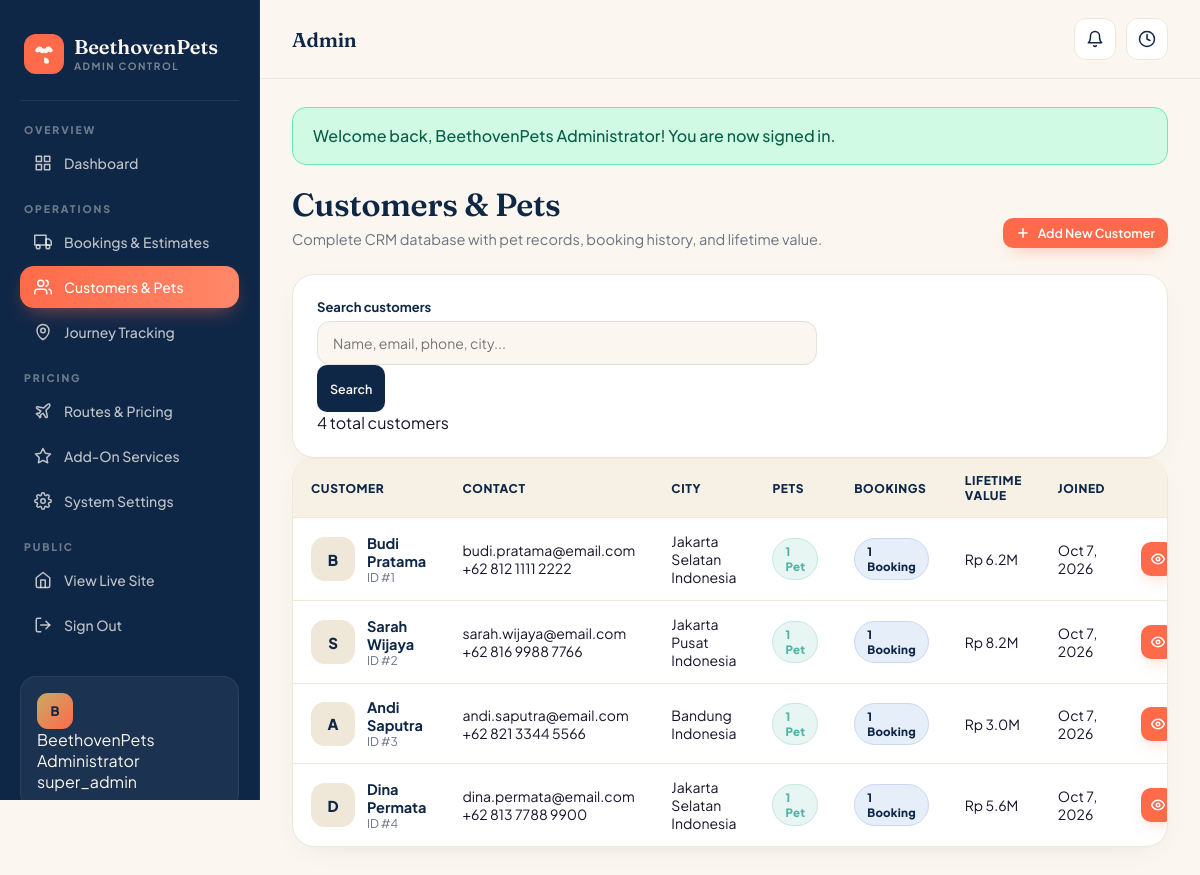
The page /admin/customers.php (signed in) on the database its author committed.
### tables this page shows
CREATE TABLE `customers` (
  `id` int(11) NOT NULL AUTO_INCREMENT,
  `full_name` varchar(150) NOT NULL,
  `email` varchar(150) NOT NULL,
  `phone` varchar(30) NOT NULL,
  `address` text DEFAULT NULL,
  `city` varchar(80) DEFAULT NULL,
  `country` varchar(60) DEFAULT 'Indonesia',
  `notes` text DEFAULT NULL,
  `created_at` timestamp NOT NULL DEFAULT CURRENT_TIMESTAMP,
  `updated_at` timestamp NOT NULL DEFAULT CURRENT_TIMESTAMP ON UPDATE CURRENT_TIMESTAMP,
  PRIMARY KEY (`id`),
  KEY `email_idx` (`email`)
);

### includes/db.php (called while the page is built, shortened)
<?php
class Database {
    private static $instance = null;
    private $pdo;
    private function __construct() {
        try {
            $dsn = "mysql:host=" . DB_HOST . ";dbname=" . DB_NAME . ";charset=" . DB_CHARSET;
            $options = [
                PDO::ATTR_ERRMODE            => PDO::ERRMODE_EXCEPTION,
                PDO::ATTR_DEFAULT_FETCH_MODE => PDO::FETCH_ASSOC,
                PDO::ATTR_EMULATE_PREPARES   => false,
                PDO::ATTR_PERSISTENT         => true,
            ];
            $this->pdo = new PDO($dsn, DB_USER, DB_PASS, $options);
        } catch (PDOException $e) {
            die('<div style="padding:40px;font-family:sans-serif;max-width:700px;margin:40px auto;background:#FFF5F0;border:1px solid #FFD1C0;border-radius:16px;">
            <h2 style="color:#E55536;margin:0 0 16px 0;">🔧 Database Connection Required</h2>
            <p style="color:#4A4A4A;line-height:1.6;margin-bottom:16px;">
                Welcome to <strong>BeethovenPets</strong>! Before we can launch, please complete these 2 quick steps:
            </p>
            <ol style="color:#4A4A4A;line-height:1.8;padding-left:20px;margin-bottom:20px;">
                <li><strong>Import the SQL file:</strong> Upload <code style="background:#FFE4D9;padding:2px 6px;border-radius:6px;">database/beethovenpets_schema.sql</code> to your phpMyAdmin / MySQL manager (cPanel or aaPanel).</li>
                <li><strong>Update credentials:</strong> Open <code style="background:#FFE4D9;padding:2px 6px;border-radius:6px;">includes/config.php</code> and set your MySQL username, password, and database name (typically <code>cpusername_dbname</code> on cPanel).</li>
            </ol>
            <p style="color:#888;font-size:14px;">If you need help, check the included <code>DEPLOYMENT-README.md</code> file.</p>
            <details style="margin-top:20px;color:#888;font-size:12px;"><summary>Developer Debug Info</summary><pre style="white-space:pre-wrap;word-wrap:break-word;background:#1A1A2E;color:#E8E6E3;padding:16px;border-radius:10px;font-size:12px;">' . htmlspecialchars($e->getMessage()) . '</pre></details>
            </div>');
        }
    }
    public static function getInstance(): Database {
        if (self::$instance === null) self::$instance = new self();
        return self::$instance;
    }
    public function fetch(string $sql, array $params = []) {
        $stmt = $this->pdo->prepare($sql);
        $stmt->execute($params);
        return $stmt->fetch() ?: null;
    }
    public function fetchAll(string $sql, array $params = []) {
        $stmt = $this->pdo->prepare($sql);
        $stmt->execute($params);
        return $stmt->fetchAll();
    }
}
function pawDB(): Database {
    return Database::getInstance();
}

### admin/customers.php (the view, shortened to what this page needs)
<?php
require_once __DIR__ . '/includes/header.php';
$db = pawDB();
$search = trim($_GET['q'] ?? '');
$where = ''; $params = [];
$customers = $db->fetchAll("SELECT c.*,
  (SELECT COUNT(*) FROM pets p WHERE p.customer_id = c.id) AS pet_count,
  (SELECT COUNT(*) FROM bookings b WHERE b.customer_id = c.id) AS booking_count,
  (SELECT COALESCE(SUM(paid_amount_idr),0) FROM bookings b WHERE b.customer_id = c.id) AS total_spent
  FROM customers c $where ORDER BY c.created_at DESC LIMIT 500", $params);
?>
<div class="page-title-row">
  <div class="page-title">
    <h1>Customers & Pets</h1>
    <p>Complete CRM database with pet records, booking history, and lifetime value.</p>
  </div>
  <div class="page-actions">
    <button class="btn btn-primary btn-sm" onclick="document.getElementById('customerModal').classList.toggle('hidden')">
      <svg width="14" height="14" viewBox="0 0 24 24" fill="none" stroke="currentColor" stroke-width="2.8" stroke-linecap="round" stroke-linejoin="round"><line x1="12" y1="5" x2="12" y2="19"/><line x1="5" y1="12" x2="19" y2="12"/></svg>
      Add New Customer
    </button>
  </div>
</div>
<div class="card card-pad mb-6">
  <form method="GET" class="flex flex-wrap gap-3 items-end">
    <div class="field" style="margin:0;min-width:300px;flex:1;max-width:500px">
      <label>Search customers</label>
      <input class="input" name="q" value="<?=e($search)?>" placeholder="Name, email, phone, city...">
    </div>
    <button class="btn btn-navy btn-sm" style="height:47px">Search</button>
    <div class="ml-auto text-sm font-bold text-navy"><?=count($customers)?> total customers</div>
  </form>
</div>
<div class="card">
  <div class="table-wrap">
    <table>
      <thead>
        <tr>
          <th>Customer</th>
          <th>Contact</th>
          <th>City</th>
          <th>Pets</th>
          <th>Bookings</th>
          <th>Lifetime Value</th>
          <th>Joined</th>
          <th></th>
        </tr>
      </thead>
      <tbody>
        <?php if (count($customers) === 0): ?>
        <tr><td colspan="8">
          <div class="empty" style="border:0;border-radius:0;margin:30px;background:transparent">
            <div class="empty-icon">
              <svg width="26" height="26" viewBox="0 0 24 24" fill="none" stroke="currentColor" stroke-width="2" stroke-linecap="round" stroke-linejoin="round"><path d="M17 21v-2a4 4 0 0 0-4-4H5a4 4 0 0 0-4 4v2"/><circle cx="9" cy="7" r="4"/></svg>
            </div>
            <p class="font-bold text-navy mb-1">No customers found.</p>
            <p class="text-muted text-sm">Try removing filters or add a new customer.</p>
          </div>
        </td></tr>
        <?php else: foreach($customers as $c): ?>
        <tr>
          <td>
            <div class="user-cell" style="min-width:0">
              <div class="avatar avatar-lg"><?=strtoupper(substr($c['full_name'],0,1))?></div>
              <div class="min-w-0">
                <div class="name truncate"><?=e($c['full_name'])?></div>
                <div class="sub truncate">ID #<?=(int)$c['id']?></div>
              </div>
            </div>
          </td>
          <td>
            <a href="mailto:<?=e($c['email'])?>" class="font-semibold text-navy text-sm block truncate"><?=e($c['email'])?></a>
            <a href="tel:<?=e($c['phone'])?>" class="text-xs text-muted block truncate mt-0.5"><?=e($c['phone'])?></a>
          </td>
          <td class="font-semibold text-navy text-sm"><?=e($c['city'] ?? '—')?><br><span class="text-xs text-muted"><?=e($c['country'] ?? '')?></span></td>
          <td>
            <span class="chip" style="background:#E7F5F3;color:var(--teal);border-color:#C5E7E2"><?=(int)$c['pet_count']?> pet<?=(int)$c['pet_count']===1?'':'s'?></span>
          </td>
          <td>
            <span class="chip" style="background:#E6EEFA;color:var(--navy);border-color:#C8D8F0"><?=(int)$c['booking_count']?> booking<?=(int)$c['booking_count']===1?'':'s'?></span>
          </td>
          <td class="font-bold text-navy"><?=formatRupiah($c['total_spent'] ?: 0)?></td>
          <td class="text-sm font-semibold text-muted"><?=formatDate($c['created_at'],'M j, Y')?></td>
          <td style="white-space:nowrap;text-align:right">
            <a href="customer-view.php?id=<?=(int)$c['id']?>" class="btn btn-primary btn-icon btn-sm">
              <svg width="14" height="14" viewBox="0 0 24 24" fill="none" stroke="currentColor" stroke-width="2.6" stroke-linecap="round" stroke-linejoin="round"><path d="M1 12s4-8 11-8 11 8 11 8-4 8-11 8-11-8-11-8z"/><circle cx="12" cy="12" r="3"/></svg>
            </a>
          </td>
        </tr>
        <?php endforeach; endif; ?>
      </tbody>
    </table>
  </div>
</div>
<?php require_once __DIR__ . '/includes/footer.php'; ?>

### admin/includes/header.php (shortened to what this page needs)
<?php
if (strpos($_SERVER['PHP_SELF'], '/admin/login.php') === false &&
    strpos($_SERVER['PHP_SELF'], '/admin/logout.php') === false) {
    $admin = currentAdmin();
}
if (!isset($page_title)) $page_title = 'Admin';
$page_base = basename($_SERVER['PHP_SELF']);
?>
<!DOCTYPE html>
<html lang="en">
<head>
</head>
<body>
<?php if (strpos($_SERVER['PHP_SELF'], '/admin/login.php') === false &&
          strpos($_SERVER['PHP_SELF'], '/admin/logout.php') === false): ?>
<div class="layout">
  <aside class="sidebar" id="sidebar">
    <div class="side-brand">
      <div class="logo">
      </div>
      <div>
        <div class="name">BeethovenPets</div>
        <div class="sub">Admin Control</div>
      </div>
    </div>
    <div class="nav-section">Overview</div>
    <a href="index.php" class="nav-link <?=$page_base=='index.php'?'active':''?>">
      <svg viewBox="0 0 24 24" fill="none" stroke="currentColor" stroke-width="2" stroke-linecap="round" stroke-linejoin="round"><rect x="3" y="3" width="7" height="7"/><rect x="14" y="3" width="7" height="7"/><rect x="3" y="14" width="7" height="7"/><rect x="14" y="14" width="7" height="7"/></svg>
      Dashboard
    </a>
    <div class="nav-section">Operations</div>
    <a href="bookings.php" class="nav-link <?=$page_base=='bookings.php'||$page_base=='booking-view.php'?'active':''?>">
      <svg viewBox="0 0 24 24" fill="none" stroke="currentColor" stroke-width="2" stroke-linecap="round" stroke-linejoin="round"><rect x="1" y="3" width="15" height="13"/><polygon points="16 8 20 8 23 11 23 16 16 16 16 8"/><circle cx="5.5" cy="18.5" r="2.5"/><circle cx="18.5" cy="18.5" r="2.5"/></svg>
      Bookings & Estimates
    </a>
    <a href="customers.php" class="nav-link <?=$page_base=='customers.php'||$page_base=='customer-view.php'?'active':''?>">
      <svg viewBox="0 0 24 24" fill="none" stroke="currentColor" stroke-width="2" stroke-linecap="round" stroke-linejoin="round"><path d="M17 21v-2a4 4 0 0 0-4-4H5a4 4 0 0 0-4 4v2"/><circle cx="9" cy="7" r="4"/><path d="M23 21v-2a4 4 0 0 0-3-3.87"/><path d="M16 3.13a4 4 0 0 1 0 7.75"/></svg>
      Customers & Pets
    </a>
    <a href="tracking.php" class="nav-link <?=$page_base=='tracking.php'?'active':''?>">
      <svg viewBox="0 0 24 24" fill="none" stroke="currentColor" stroke-width="2" stroke-linecap="round" stroke-linejoin="round"><path d="M12 22s-8-4.5-8-11.8A8 8 0 0 1 12 2a8 8 0 0 1 8 8.2c0 7.3-8 11.8-8 11.8z"/><circle cx="12" cy="10" r="3"/></svg>
      Journey Tracking
    </a>
    <div class="nav-section">Pricing</div>
    <a href="routes.php" class="nav-link <?=$page_base=='routes.php'?'active':''?>">
      Routes & Pricing
    </a>
    <a href="addons.php" class="nav-link <?=$page_base=='addons.php'?'active':''?>">
      <svg viewBox="0 0 24 24" fill="none" stroke="currentColor" stroke-width="2" stroke-linecap="round" stroke-linejoin="round"><path d="M12 2l3.09 6.26L22 9.27l-5 4.87 1.18 6.88L12 17.77l-6.18 3.25L7 14.14 2 9.27l6.91-1.01L12 2z"/></svg>
      Add-On Services
    </a>
    <a href="settings.php" class="nav-link <?=$page_base=='settings.php'?'active':''?>">
      System Settings
    </a>
    <div class="nav-section">Public</div>
    <a href="../index.php" target="_blank" class="nav-link">
      <svg viewBox="0 0 24 24" fill="none" stroke="currentColor" stroke-width="2" stroke-linecap="round" stroke-linejoin="round"><path d="M3 9l9-7 9 7v11a2 2 0 0 1-2 2H5a2 2 0 0 1-2-2z"/><polyline points="9 22 9 12 15 12 15 22"/></svg>
      View Live Site
    </a>
    <a href="logout.php" class="nav-link">
      <svg viewBox="0 0 24 24" fill="none" stroke="currentColor" stroke-width="2" stroke-linecap="round" stroke-linejoin="round"><path d="M9 21H5a2 2 0 0 1-2-2V5a2 2 0 0 1 2-2h4"/><polyline points="16 17 21 12 16 7"/><line x1="21" y1="12" x2="9" y2="12"/></svg>
      Sign Out
    </a>
    <div class="side-footer">
      <div class="flex items-center gap-3">
        <div class="avatar"><?=strtoupper(substr($admin['full_name'] ?? 'A', 0, 1))?></div>
        <div class="min-w-0 flex-1">
          <div class="font-bold text-sm truncate"><?=e($admin['full_name'] ?? 'Admin')?></div>
          <div class="text-[11px] opacity-60 font-semibold"><?=e($admin['role'] ?? 'manager')?></div>
        </div>
      </div>
    </div>
  </aside>
  <div class="main">
    <div class="topbar">
      <div class="flex items-center gap-4">
        <div class="page-title">
          <h1 style="font-size:20px;"><?=e($page_title)?></h1>
        </div>
      </div>
      <div class="topbar-actions">
        <a href="bookings.php?status=inquiry" class="pill-btn" title="New inquiries">
          <svg width="18" height="18" viewBox="0 0 24 24" fill="none" stroke="currentColor" stroke-width="2" stroke-linecap="round" stroke-linejoin="round"><path d="M18 8A6 6 0 0 0 6 8c0 7-3 9-3 9h18s-3-2-3-9"/><path d="M13.73 21a2 2 0 0 1-3.46 0"/></svg>
        </a>
        <a href="../track.php" target="_blank" class="pill-btn" title="Open public tracker">
          <svg width="18" height="18" viewBox="0 0 24 24" fill="none" stroke="currentColor" stroke-width="2" stroke-linecap="round" stroke-linejoin="round"><circle cx="12" cy="12" r="10"/><polyline points="12 6 12 12 16 14"/></svg>
        </a>
      </div>
    </div>
    <div class="content">
<?php endif; ?>
<?php
foreach (['admin', 'booking', 'customer', 'pet', 'route', 'addon', 'setting', 'tracking'] as $k) {
    echo renderFlash($k);
}
?>

### rows shown on the page
customers: full_name "B", full_name "Budi Pratama", id "1", email "budi.pratama@email.com", phone "+62 812 1111 2222", city "Jakarta Selatan", country "Indonesia", pet_count "1", booking_count "1", total_spent "Rp 6.2M", created_at "Oct 7, 2026"
customers: full_name "S", full_name "Sarah Wijaya", id "2", email "sarah.wijaya@email.com", phone "+62 816 9988 7766", city "Jakarta Pusat", country "Indonesia", pet_count "1", booking_count "1", total_spent "Rp 8.2M", created_at "Oct 7, 2026"
customers: full_name "A", full_name "Andi Saputra", id "3", email "andi.saputra@email.com", phone "+62 821 3344 5566", city "Bandung", country "Indonesia", pet_count "1", booking_count "1", total_spent "Rp 3.0M", created_at "Oct 7, 2026"
customers: full_name "D", full_name "Dina Permata", id "4", email "dina.permata@email.com", phone "+62 813 7788 9900", city "Jakarta Selatan", country "Indonesia", pet_count "1", booking_count "1", total_spent "Rp 5.6M", created_at "Oct 7, 2026"

### other values the page prints
substr($admin['full_name'] ?? 'A', 0, 1) "B"
$admin['full_name'] "BeethovenPets Administrator"
$admin['role'] "super_admin"
$page_title "Admin"
count($customers) "4"
